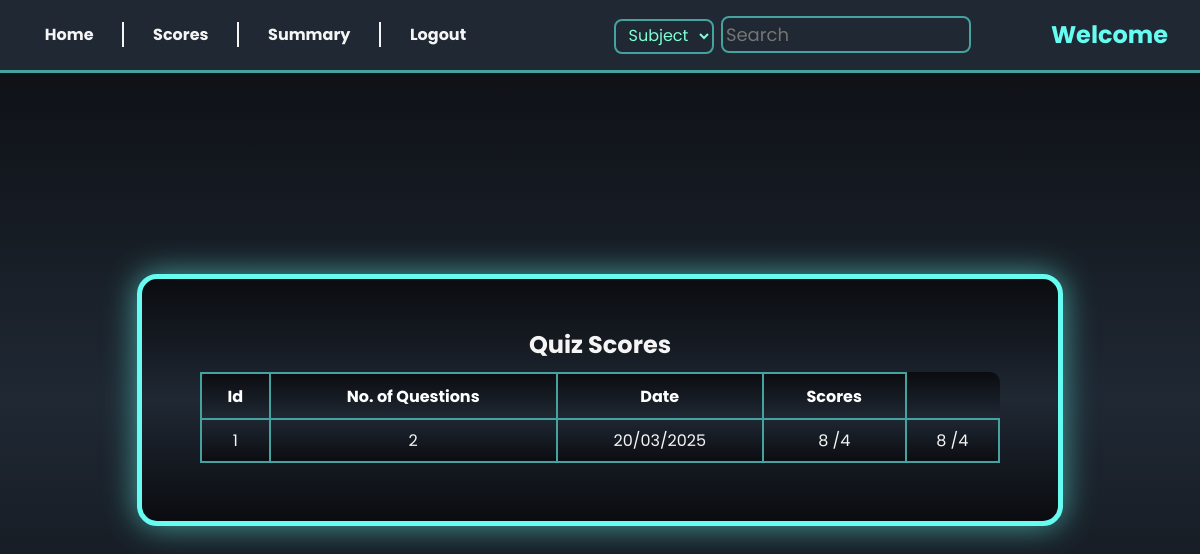
The page /scores (signed in) on the database its author committed.
### models/models.py (models this page shows)
class Scores(db.Model):
  id = db.Column(db.Integer, primary_key=True, nullable=False)
  user_id = db.Column(db.Integer(), db.ForeignKey('user.id', ondelete='CASCADE'), nullable=False)
  quiz_id = db.Column(db.Integer(), db.ForeignKey('quiz.id', ondelete='CASCADE'), nullable=False)
  time_stamp_of_attempt = db.Column(db.DateTime(), nullable=False)
  total_scored = db.Column(db.Integer, nullable=False, default =0)

class Quiz(db.Model):
  id = db.Column(db.Integer, primary_key=True, nullable= False)
  chapter_id = db.Column(db.Integer, db.ForeignKey('chapter.id'), nullable=False)
  date_of_quiz = db.Column(db.Date(), nullable=False)
  time_duration = db.Column(db.Integer(), nullable=False)
  scores = db.relationship('Scores', backref='quiz', cascade="all, delete-orphan")
  questions = db.relationship('Question', backref = 'quiz', cascade = "all, delete-orphan")

### controllers/routes.py (the view)
@login_required
@app.route('/scores')
def scores():
    email = session.get('email')
    user = User.query.filter_by(email = email).first()
    scores = Scores.query.filter_by(user_id = user.id).all()
    quizzes = Quiz.query.all()
    return render_template('scores.html', scores = scores, quizzes = quizzes)

### templates/scores.html (shortened to what this page needs)
{% extends 'base.html' %}
{% block content %}
<div class="admin-container">
    {% include 'user_nav.html'   %}
    <div class="score-detail">
        <h2>Quiz Scores</h2>
        {% if scores %}
        <table>
            <thead>
                <tr>
                    <th>Id</th>
                    <th>No. of Questions</th>
                    <th>Date</th>
                    <th>Scores</th>
                </tr>
            </thead>
            <tbody>
                {% for score in scores %}
                    <tr>
                        <td>{{score.quiz_id}}</td>
                        {% for quiz in quizzes %}
                            {% if quiz.id == score.quiz_id %}
                            <td>{{quiz.questions | length}}</td>
                            {% endif %}
                        {% endfor %}
                        <td>{{score.time_stamp_of_attempt.strftime("%d/%m/%Y") }}</td>
                        {% set total_marks = namespace(value = 0) %}
                        {% for quiz in quizzes %}
                            {% if quiz.id == score.quiz_id %}
                                {% for ques in quiz.questions %}
                                {% set total_marks.value = total_marks.value + ques.marks %}
                                {% endfor %}
                            {% endif %}
                            <td>{{score.total_scored}} /{{total_marks.value}}</td>
                        {% endfor %}
                    </tr>
                {% endfor %}
            </tbody>
        </table>
        {% else %}
            <h3>No Quiz attempted yet</h3>
        {% endif %}
    </div>
</div>
{% endblock %}

### static/styles.css (style rules this page uses)
* { padding: 0; margin: 0; outline: 0; list-style: none; text-decoration: none; font-family: 'Poppins', 'system-ui'; box-sizing: border-box; }
:root { --accent-color:#66fcf1; --box-shadow :#45a29e; --text-color :whitesmoke; --light-shade :#1f2833; --dark-shade :#181818; --background:linear-gradient(#0b0c10,#1f2833,#0b0c10); }
body { overflow-x: hidden; width: 100vw; height: 100vh; background:var(--background); background-repeat: no-repeat; background-size: cover; background-attachment: fixed; display: flex; justify-content: center; align-items: center; color: var(--text-color); }
.score-detail table tbody td { border-right: 2px solid var(--box-shadow) }

### rows shown on the page
Scores: quiz_id "1", time_stamp_of_attempt "20/03/2025", total_scored "8"
Quiz: questions|length "2", value "4"
Quiz: value "4"
